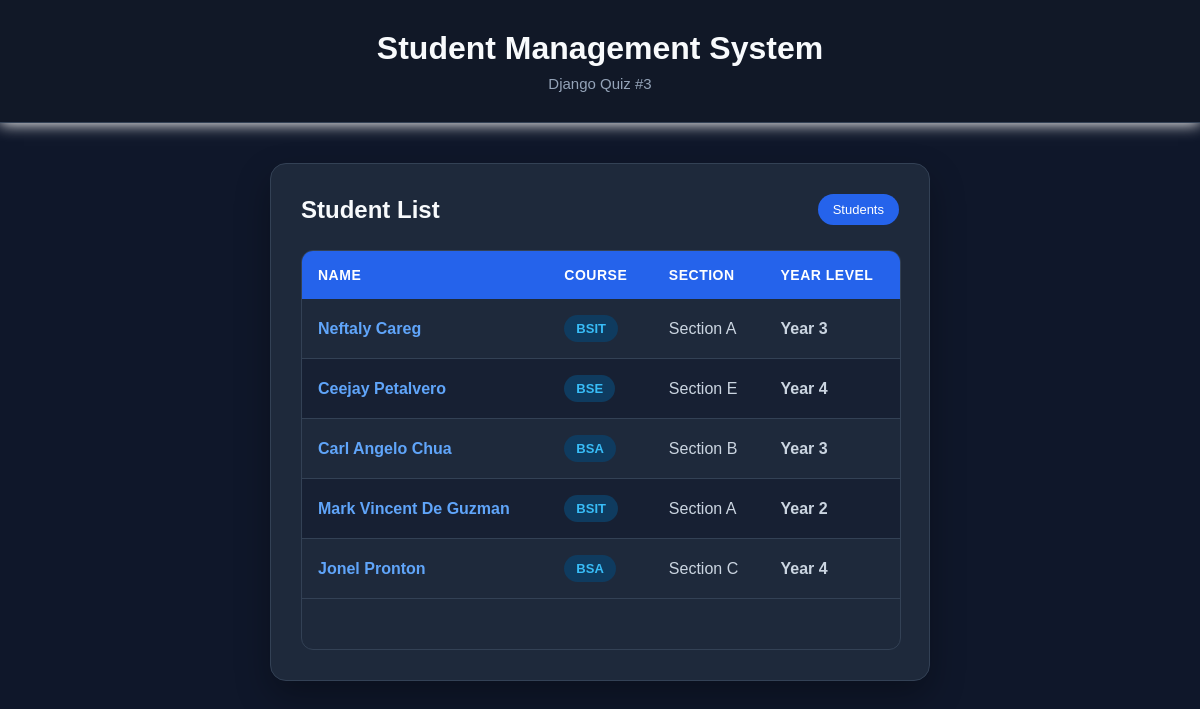
The page / on the database its author committed.
### main/models.py (models this page shows, shortened)
class Student(models.Model):
    name = models.CharField(max_length=100)
    course = models.CharField(max_length= 30)
    year_level = models.IntegerField(default= 1)
    section = models.CharField(max_length= 20)

### main/views.py (the view)
# urls.py: 2. Add a URL to urlpatterns:  path('', views.home, name='home')
def home(request):
    students = Student.objects.all()
    return render(request, 'main/home.html', {'students':students})

### main/templates/main/home.html (shortened to what this page needs)
<!DOCTYPE html>
<html lang="en">
<head>
</head>
<body>
    <div class="header">
        <h1>Student Management System</h1>
        <p>Django Quiz #3</p>
    </div>
    <div class="container">
        <div class="title-section">
            <h2 class="title">Student List</h2>
            <span class="student-count">
                Students
            </span>
        </div>
        <div class="table-wrapper">
            <table>
                <thead>
                    <tr>
                        <th>Name</th>
                        <th>Course</th>
                        <th>Section</th>
                        <th>Year Level</th>
                    </tr>
                </thead>
                <tbody>
                    {% for student in students %}
                    <tr>
                        <td class="student-name">
                            {{ student.name }}
                        </td>
                        <td>
                            <span class="course">
                                {{ student.course }}
                            </span>
                        </td>
                        <td>
                            <span class="section">
                                {{student.section}}
                            </span>
                        </td>
                        <td>
                            Year {{ student.year_level }}
                        </td>
                    </tr>
                    {% empty %}
                    <tr>
                        <td colspan="3" class="empty">
                            No students found.
                        </td>
                    </tr>
                    {% endfor %}
                </tbody>
            </table>
        </div>
    </div>
</body>
</html>

### main/templates/main/home.html (style rules this page uses)
* { margin: 0; padding: 0; box-sizing: border-box; }
body { font-family: Arial, sans-serif; background: #0f172a; color: #e2e8f0; min-height: 100vh; }
.header { background: #111827; padding: 30px 20px; text-align: center; border-bottom: 1px solid #334155; box-shadow: 0 1px 15px rgb(255, 254, 254); }
.header h1 { font-size: 32px; color: #f8fafc; margin-bottom: 8px; }
.header p { color: #94a3b8; font-size: 15px; }
.container { width: 90%; max-width: 1100px; margin: 40px auto; background: #1e293b; padding: 30px; border-radius: 16px; border: 1px solid #334155; box-shadow: 0 15px 35px rgba(0, 0, 0, 0.3); width: 660px; }
.title-section { display: flex; justify-content: space-between; align-items: center; margin-bottom: 25px; }
.title { color: #f8fafc; font-size: 24px; text-align: center; }
.student-count { background: #2563eb; color: white; padding: 8px 15px; border-radius: 20px; font-size: 13px; }
.table-wrapper { overflow-x: auto; border-radius: 12px; border: 1px solid #334155; width: 600px; height: 400px; }
table { width: 100%; border-collapse: collapse; min-width: 600px; }
th { background: #2563eb; color: white; padding: 16px; text-align: left; font-size: 14px; text-transform: uppercase; letter-spacing: 0.5px; }
td { padding: 16px; border-bottom: 1px solid #334155; color: #cbd5e1; }
tbody tr { background: #1e293b; transition: 0.2s ease; }
tbody tr:nth-child(even) { background: #172033; }
.student-name { font-weight: bold; color: #60a5fa; }
.course { display: inline-block; background: #0f3b5f; color: #38bdf8; padding: 6px 12px; border-radius: 20px; font-size: 13px; font-weight: bold; }
td:last-child { font-weight: bold; color: #cbd5e1; }

### rows shown on the page
Student: name "Neftaly Careg", course "BSIT", section "Section A", year_level "3"
Student: name "Ceejay Petalvero", course "BSE", section "Section E", year_level "4"
Student: name "Carl Angelo Chua", course "BSA", section "Section B", year_level "3"
Student: name "Mark Vincent De Guzman", course "BSIT", section "Section A", year_level "2"
Student: name "Jonel Pronton", course "BSA", section "Section C", year_level "4"
